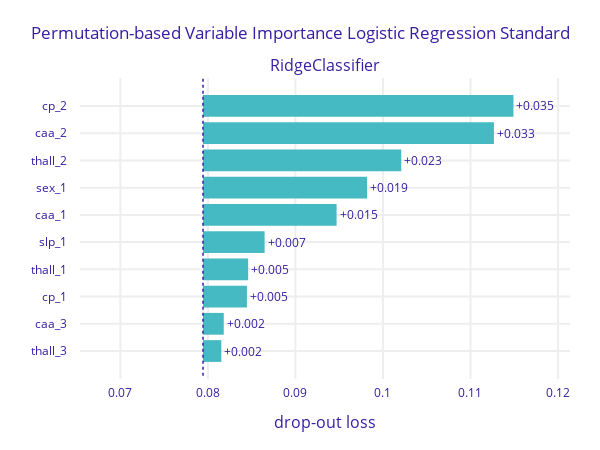

This figure's notebook cell:
### Code cell
plot_pvi(lr_explainer, "imgs/logistic_regression.png", "Logistic Regression Standard")

### Figure 1 — Plotly figure (JSON) as saved in the notebook; plotly's stock layout.template omitted (floating-point values rounded to 4 significant figures)
{"data": [{"base": 0.07944, "hoverinfo": "text", "hoverlabel": {"bgcolor": "rgba(0,0,0,0.8)"}, "hovertext": ["Model: RidgeClassifier loss after<br>variable: cp_2 is permuted: 0.115<br>Drop-out loss change: +0.035", "Model: RidgeClassifier loss after<br>variable: caa_2 is permuted: 0.113<br>Drop-out loss change: +0.033", "Model: RidgeClassifier loss after<br>variable: thall_2 is permuted: 0.102<br>Drop-out loss change: +0.023", "Model: RidgeClassifier loss after<br>variable: sex_1 is permuted: 0.098<br>Drop-out loss change: +0.019", "Model: RidgeClassifier loss after<br>variable: caa_1 is permuted: 0.095<br>Drop-out loss change: +0.015", "Model: RidgeClassifier loss after<br>variable: slp_1 is permuted: 0.086<br>Drop-out loss change: +0.007", "Model: RidgeClassifier loss after<br>variable: thall_1 is permuted: 0.085<br>Drop-out loss change: +0.005", "Model: RidgeClassifier loss after<br>variable: cp_1 is permuted: 0.084<br>Drop-out loss change: +0.005", "Model: RidgeClassifier loss after<br>variable: caa_3 is permuted: 0.082<br>Drop-out loss change: +0.002", "Model: RidgeClassifier loss after<br>variable: thall_3 is permuted: 0.082<br>Drop-out loss change: +0.002"], "marker": {"color": "#46bac2"}, "orientation": "h", "showlegend": false, "text": ["+0.035", "+0.033", "+0.023", "+0.019", "+0.015", "+0.007", "+0.005", "+0.005", "+0.002", "+0.002"], "textposition": "outside", "type": "bar", "x": [0.03547, 0.03324, 0.02265, 0.01875, 0.01526, 0.007038, 0.005157, 0.005017, 0.002369, 0.002091], "xaxis": "x", "y": ["cp_2", "caa_2", "thall_2", "sex_1", "caa_1", "slp_1", "thall_1", "cp_1", "caa_3", "thall_3"], "yaxis": "y"}], "layout": {"annotations": [{"font": {"size": 16}, "showarrow": false, "text": "RidgeClassifier", "x": 0.5, "xanchor": "center", "xref": "paper", "y": 1, "yanchor": "bottom", "yref": "paper"}, {"font": {"size": 16}, "showarrow": false, "text": "drop-out loss", "x": 0.5, "xanchor": "center", "xref": "paper", "y": 0, "yanchor": "top", "yref": "paper", "yshift": -30}], "autosize": false, "font": {"color": "#371ea3"}, "height": 450, "margin": {"b": 71, "r": 30, "t": 78}, "shapes": [{"line": {"color": "#371ea3", "dash": "dot", "width": 1.5}, "type": "line", "x0": 0.07944, "x1": 0.07944, "xref": "x", "y0": -1, "y1": 10, "yref": "y"}], "title": {"text": "Permutation-based Variable Importance Logistic Regression Standard"}, "width": 600, "xaxis": {"anchor": "y", "automargin": true, "domain": [0, 1], "fixedrange": true, "gridwidth": 2, "range": [0.06539, 0.1214], "tickcolor": "white", "ticklen": 3, "ticks": "outside", "type": "linear", "zeroline": false}, "yaxis": {"anchor": "x", "automargin": true, "autorange": "reversed", "domain": [0, 1], "fixedrange": true, "gridwidth": 2, "tickcolor": "white", "ticklen": 10, "ticks": "outside", "type": "category"}}}
